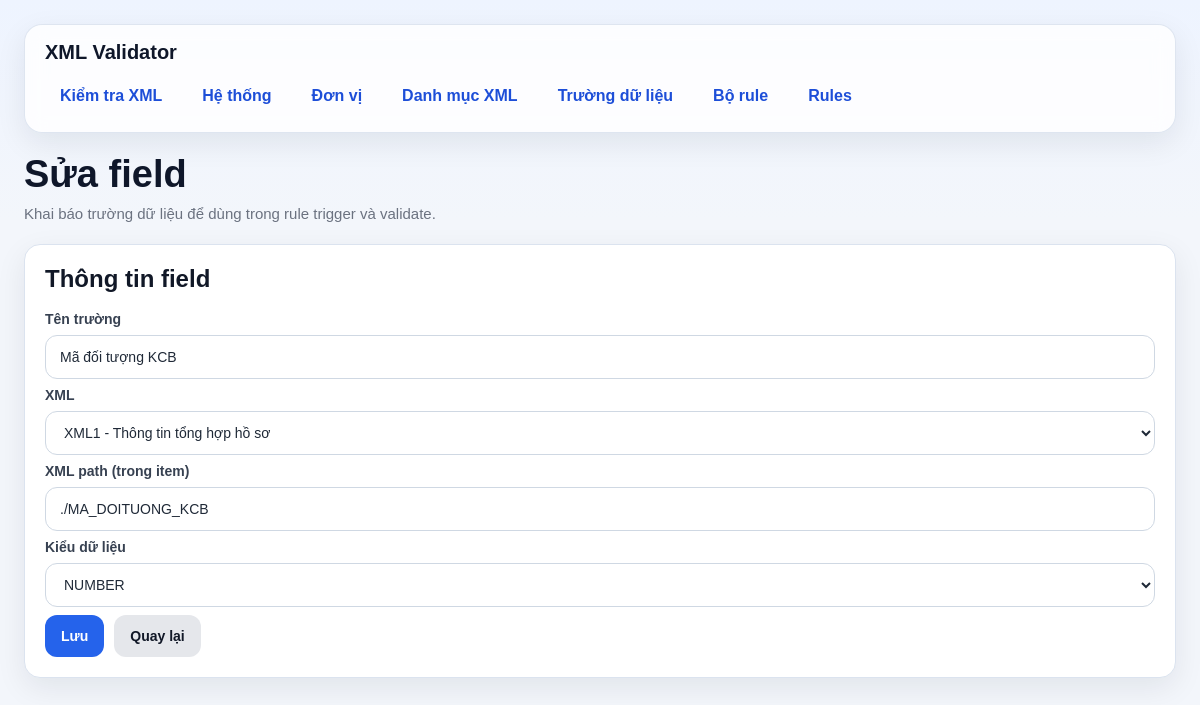
/fields/1/edit, run on an earlier commit of the app's database.
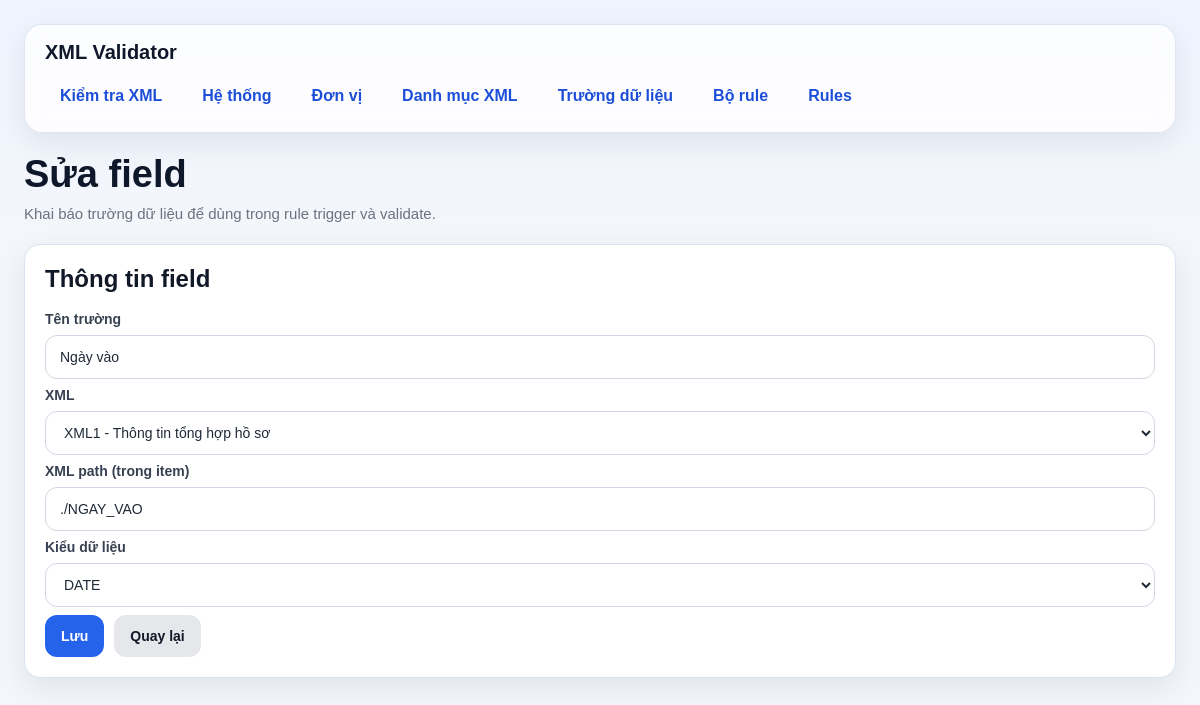
And on a later commit of the database.
### models/field_model.py (models this page shows, shortened)
class DanhMucTruongDuLieu(db.Model):
    __tablename__ = "danh_muc_truong_du_lieu"
    id = db.Column(db.Integer, primary_key=True)
    ten_truong = db.Column(db.String(255), nullable=False)
    xml_id = db.Column(db.Integer, db.ForeignKey("danh_muc_xml.id"), nullable=False)
    xml_path = db.Column(db.String(500), nullable=False)  # path bên trong từng phần tử của list
    data_type = db.Column(db.String(50), nullable=False, default="STRING")
    xml = db.relationship("DanhMucXml", backref="fields")

### models/xml_model.py (models this page shows, shortened)
class DanhMucXml(db.Model):
    __tablename__ = "danh_muc_xml"
    id = db.Column(db.Integer, primary_key=True)
    ma_xml = db.Column(db.String(50), nullable=False, unique=True)   # XML1, XML2, XML3
    ten_xml = db.Column(db.String(255), nullable=False)
    list_path = db.Column(db.String(500), nullable=False)            # path tính từ NOIDUNGFILE

### routes/field_routes.py (the view, shortened to what this page needs)
@field_bp.route("/<int:field_id>/edit", methods=["GET", "POST"])
def edit_field(field_id):
    item = DanhMucTruongDuLieu.query.get_or_404(field_id)
    xmls = DanhMucXml.query.order_by(DanhMucXml.id.asc()).all()
    return render_template("field_form.html", item=item, xmls=xmls)

### templates/field_form.html (shortened to what this page needs)
{% extends "base.html" %}
{% block content %}
<div class="page-header">
    <h1 class="page-title">{% if item %}Sửa field{% else %}Thêm field{% endif %}</h1>
    <div class="page-subtitle">Khai báo trường dữ liệu để dùng trong rule trigger và validate.</div>
</div>
<div class="card">
    <h2 class="card-title">Thông tin field</h2>
    <form method="POST">
        <label>Tên trường</label>
        <input type="text" name="ten_truong" required value="{{ item.ten_truong if item else '' }}" placeholder="Họ tên">
        <label>XML</label>
        <select name="xml_id" required>
            {% for x in xmls %}
                <option value="{{ x.id }}" {% if item and item.xml_id == x.id %}selected{% endif %}>
                    {{ x.ma_xml }} - {{ x.ten_xml }}
                </option>
            {% endfor %}
        </select>
        <label>XML path (trong item)</label>
        <input type="text" name="xml_path" required value="{{ item.xml_path if item else '' }}" placeholder="./HO_TEN">
        <label>Kiểu dữ liệu</label>
        <select name="data_type">
            <option value="NUMBER" {% if item and item.data_type == 'NUMBER' %}selected{% endif %}>NUMBER</option>
            <option value="DATE" {% if item and item.data_type == 'DATE' %}selected{% endif %}>DATE</option>
        </select>
        <div class="actions">
            <button type="submit" class="btn btn-primary">Lưu</button>
            <a href="/fields" class="btn btn-secondary">Quay lại</a>
        </div>
    </form>
</div>
{% endblock %}

What changed in the data, as far as the page shows it:
changed DanhMucTruongDuLieu "XML1 - Thông tin tổng hợp hồ sơ": ten_truong "Mã đối tượng KCB" → "Ngày vào"; xml_path "./MA_DOITUONG_KCB" → "./NGAY_VAO"; data_type "NUMBER" → "DATE"
